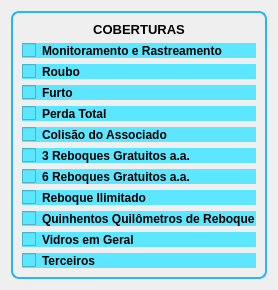
            <widget class="QFrame" name="frame_coverages_outside">
             <property name="minimumSize">
              <size>
               <width>150</width>
               <height>0</height>
              </size>
             </property>
             <property name="maximumSize">
              <size>
               <width>300</width>
               <height>16777215</height>
              </size>
             </property>
             <property name="styleSheet">
              <string notr="true">background-image: url(:/backgrounds/Images/background-blue-1715x980.jpg);
border-radius: 8px;</string>
             </property>
             <property name="frameShape">
              <enum>QFrame::StyledPanel</enum>
             </property>
             <property name="frameShadow">
              <enum>QFrame::Raised</enum>
             </property>
             <layout class="QVBoxLayout" name="verticalLayout_4">
              <item>
               <widget class="QFrame" name="frame_coverages_inside">
                <property name="minimumSize">
                 <size>
                  <width>50</width>
                  <height>50</height>
                 </size>
                </property>
                <property name="styleSheet">
                 <string notr="true">QFrame{
	border: 2px solid rgb(36, 183, 253);
	border-radius: 8px;
}</string>
                </property>
                <property name="frameShape">
                 <enum>QFrame::StyledPanel</enum>
                </property>
                <property name="frameShadow">
                 <enum>QFrame::Raised</enum>
                </property>
                <layout class="QVBoxLayout" name="verticalLayout">
                 <item>
                  <widget class="QLabel" name="label_coverage">
                   <property name="minimumSize">
                    <size>
                     <width>0</width>
                     <height>0</height>
                    </size>
                   </property>
                   <property name="maximumSize">
                    <size>
                     <width>16777215</width>
                     <height>20</height>
                    </size>
                   </property>
                   <property name="font">
                    <font>
                     <family>Segoe UI</family>
                     <pointsize>10</pointsize>
                     <weight>75</weight>
                     <bold>true</bold>
                    </font>
                   </property>
                   <property name="styleSheet">
                    <string notr="true">border: no-border</string>
                   </property>
                   <property name="text">
                    <string>COBERTURAS</string>
                   </property>
                   <property name="alignment">
                    <set>Qt::AlignCenter</set>
                   </property>
                  </widget>
                 </item>
                 <item>
                  <widget class="QCheckBox" name="checkBox_monitoring">
                   <property name="font">
                    <font>
                     <family>Segoe UI</family>
                     <weight>75</weight>
                     <bold>true</bold>
                    </font>
                   </property>
                   <property name="styleSheet">
                    <string notr="true">QCheckBox{
	background-color: rgb(92, 230, 255);
}
QCheckBox:hover{
	color: rgb(0, 0, 255);
}</string>
                   </property>
                   <property name="text">
                    <string>Monitoramento e Rastreamento</string>
                   </property>
                  </widget>
                 </item>
                 <item>
                  <widget class="QCheckBox" name="checkBox_robbery">
                   <property name="font">
                    <font>
                     <family>Segoe UI</family>
                     <weight>75</weight>
                     <bold>true</bold>
                    </font>
                   </property>
                   <property name="styleSheet">
                    <string notr="true">QCheckBox{
	background-color: rgb(92, 230, 255);
}
QCheckBox:hover{
	color: rgb(0, 0, 255);
}</string>
                   </property>
                   <property name="text">
                    <string>Roubo</string>
                   </property>
                  </widget>
                 </item>
                 <item>
                  <widget class="QCheckBox" name="checkBox_theft">
                   <property name="font">
                    <font>
                     <family>Segoe UI</family>
                     <weight>75</weight>
                     <bold>true</bold>
                    </font>
                   </property>
                   <property name="styleSheet">
                    <string notr="true">QCheckBox{
	background-color: rgb(92, 230, 255);
}
QCheckBox:hover{
	color: rgb(0, 0, 255);
}</string>
                   </property>
                   <property name="text">
                    <string>Furto</string>
                   </property>
                  </widget>
                 </item>
                 <item>
                  <widget class="QCheckBox" name="checkBox_pt">
                   <property name="font">
                    <font>
                     <family>Segoe UI</family>
                     <weight>75</weight>
                     <bold>true</bold>
                    </font>
                   </property>
                   <property name="styleSheet">
                    <string notr="true">QCheckBox{
	background-color: rgb(92, 230, 255);
}
QCheckBox:hover{
	color: rgb(0, 0, 255);
}</string>
                   </property>
                   <property name="text">
                    <string>Perda Total</string>
                   </property>
                  </widget>
                 </item>
                 <item>
                  <widget class="QCheckBox" name="checkBox_collision">
                   <property name="font">
                    <font>
                     <family>Segoe UI</family>
                     <weight>75</weight>
                     <bold>true</bold>
                    </font>
                   </property>
                   <property name="styleSheet">
                    <string notr="true">QCheckBox{
	background-color: rgb(92, 230, 255);
}
QCheckBox:hover{
	color: rgb(0, 0, 255);
}</string>
                   </property>
                   <property name="text">
                    <string>Colisão do Associado</string>
                   </property>
                  </widget>
                 </item>
                 <item>
                  <widget class="QCheckBox" name="checkBox_winch3">
                   <property name="font">
                    <font>
                     <family>Segoe UI</family>
                     <weight>75</weight>
                     <bold>true</bold>
                    </font>
                   </property>
                   <property name="styleSheet">
                    <string notr="true">QCheckBox{
	background-color: rgb(92, 230, 255);
}
QCheckBox:hover{
	color: rgb(0, 0, 255);
}</string>
                   </property>
                   <property name="text">
                    <string>3 Reboques Gratuitos a.a.</string>
                   </property>
                  </widget>
                 </item>
                 <item>
                  <widget class="QCheckBox" name="checkBox_winch6">
                   <property name="font">
                    <font>
                     <family>Segoe UI</family>
                     <weight>75</weight>
                     <bold>true</bold>
                    </font>
                   </property>
                   <property name="styleSheet">
                    <string notr="true">QCheckBox{
	background-color: rgb(92, 230, 255);
}
QCheckBox:hover{
	color: rgb(0, 0, 255);
}</string>
                   </property>
                   <property name="text">
                    <string>6 Reboques Gratuitos a.a.</string>
                   </property>
                  </widget>
                 </item>
                 <item>
                  <widget class="QCheckBox" name="checkBox_unlimited_winch">
                   <property name="font">
                    <font>
                     <family>Segoe UI</family>
                     <weight>75</weight>
                     <bold>true</bold>
                    </font>
                   </property>
                   <property name="styleSheet">
                    <string notr="true">QCheckBox{
	background-color: rgb(92, 230, 255);
}
QCheckBox:hover{
	color: rgb(0, 0, 255);
}</string>
                   </property>
                   <property name="text">
                    <string>Reboque Ilimitado</string>
                   </property>
                  </widget>
                 </item>
                 <item>
                  <widget class="QCheckBox" name="checkBox_winch500">
                   <property name="font">
                    <font>
                     <family>Segoe UI</family>
                     <weight>75</weight>
                     <bold>true</bold>
                    </font>
                   </property>
                   <property name="styleSheet">
                    <string notr="true">QCheckBox{
	background-color: rgb(92, 230, 255);
}
QCheckBox:hover{
	color: rgb(0, 0, 255);
}</string>
                   </property>
                   <property name="text">
                    <string>Quinhentos Quilômetros de Reboque</string>
                   </property>
                  </widget>
                 </item>
                 <item>
                  <widget class="QCheckBox" name="checkBox_glasses">
                   <property name="font">
                    <font>
                     <family>Segoe UI</family>
                     <weight>75</weight>
                     <bold>true</bold>
                    </font>
                   </property>
                   <property name="styleSheet">
                    <string notr="true">QCheckBox{
	background-color: rgb(92, 230, 255);
}
QCheckBox:hover{
	color: rgb(0, 0, 255);
}</string>
                   </property>
                   <property name="text">
                    <string>Vidros em Geral</string>
                   </property>
                  </widget>
                 </item>
                 <item>
                  <widget class="QCheckBox" name="checkBox_others">
                   <property name="font">
                    <font>
                     <family>Segoe UI</family>
                     <weight>75</weight>
                     <bold>true</bold>
                    </font>
                   </property>
                   <property name="styleSheet">
                    <string notr="true">QCheckBox{
	background-color: rgb(92, 230, 255);
}
QCheckBox:hover{
	color: rgb(0, 0, 255);
}</string>
                   </property>
                   <property name="text">
                    <string>Terceiros</string>
                   </property>
                  </widget>
                 </item>
                </layout>
               </widget>
              </item>
             </layout>
            </widget>
